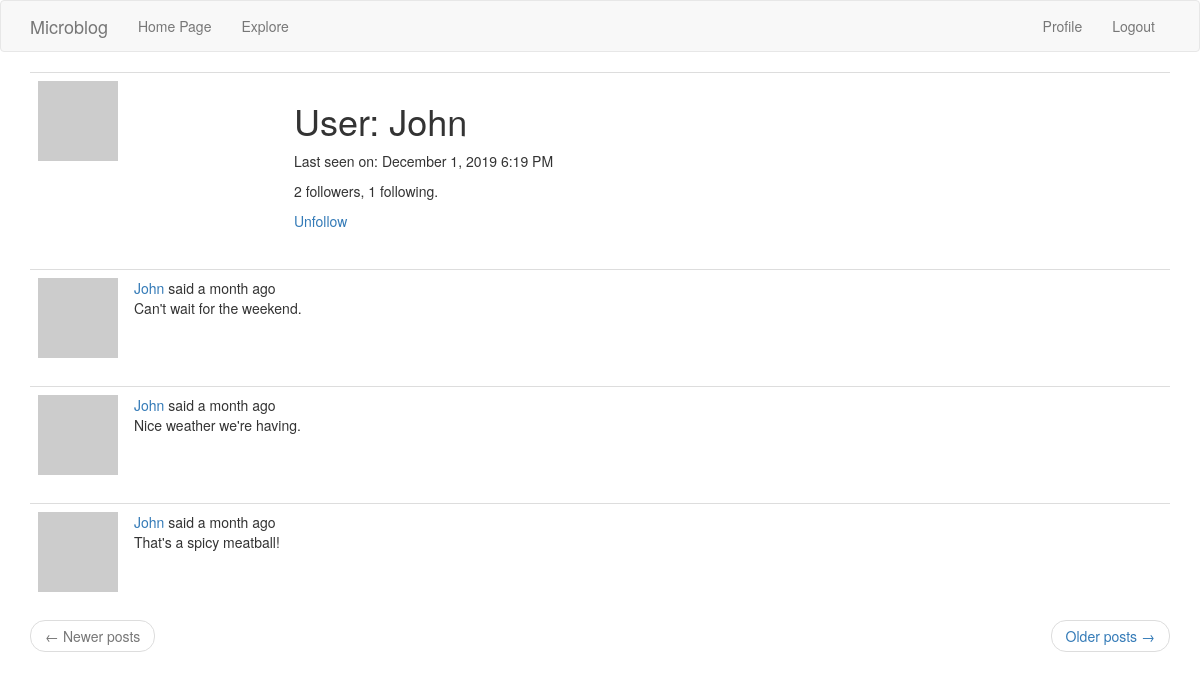
Page /user/John (signed in) on the committed database.
### app/models.py (models this page shows, shortened)
class User(UserMixin, db.Model):
    id = db.Column(db.Integer, primary_key=True)
    username = db.Column(db.String(64), index=True, unique=True)
    email = db.Column(db.String(120), index=True, unique=True)
    password_hash = db.Column(db.String(128))
    posts = db.relationship('Post', backref='author', lazy='dynamic')
    about_me = db.Column(db.String(140))
    last_seen = db.Column(db.DateTime, default=datetime.utcnow)
    def avatar(self, size):
        digest = md5(self.email.lower().encode('utf-8')).hexdigest()
        print('https://www.gravatar.com/avatar/{}?d=identicon&s={}'.format(digest, size))
        return 'https://www.gravatar.com/avatar/{}?d=identicon&s={}'.format(digest, size)
    followed = db.relationship(
        "User", secondary=followers,
        primaryjoin=(followers.c.follower_id== id),
        secondaryjoin=(followers.c.followed_id == id),
        backref=db.backref("followers", lazy="dynamic"), lazy="dynamic")
    def is_following(self, user):
        return self.followed.filter(
            followers.c.followed_id == user.id).count() > 0

class Post(db.Model):
    id = db.Column(db.Integer, primary_key=True)
    body = db.Column(db.String(140))
    timestamp = db.Column(db.DateTime, index=True, default=datetime.utcnow)
    user_id = db.Column(db.Integer, db.ForeignKey('user.id'))

### app/routes.py (the view)
@myApp.route('/user/<username>')
@login_required
def user(username):
    user = User.query.filter_by(username=username).first_or_404()
    page = request.args.get("page", 1, type=int)
    posts = user.posts.order_by(Post.timestamp.desc()).paginate(
        page, myApp.config["POSTS_PER_PAGE"], False)
    next_url = url_for("user", username=user.username, page=posts.next_num) \
        if posts.has_next else None
    prev_url = url_for("user", username=user.username, page=posts.prev_num) \
        if posts.has_prev else None
    return render_template('user.html', user=user, posts=posts.items, next_url=next_url, prev_url=prev_url)

### app/models.py (called while the page is built)
@login.user_loader
def load_user(id):
    return User.query.get(int(id))

### app/routes.py (called while the page is built)
@myApp.before_request
def before_request():
    if current_user.is_authenticated:
        current_user.last_seen = datetime.utcnow()
        db.session.commit()

### app/templates/user.html (shortened to what this page needs)
{% extends "base.html" %}
{% block app_content %}
    <table class="table table-hover">
        <tr>
            <td width="256px"><img src="{{ user.avatar(256) }}"></td>
            <td>
                <h1>User: {{ user.username }}</h1>
                {% if user.last_seen %}
                <p>Last seen on: {{ moment(user.last_seen).format("LLL") }}</p>
                {% endif %}
                <p>{{ user.followers.count() }} followers, {{ user.followed.count() }} following.</p>
                {% if user == current_user %}
                <p><a href="{{ url_for('edit_profile') }}">Edit your profile</a></p>
                {% elif not current_user.is_following(user) %}
                <p><a href="{{ url_for('follow', username=user.username) }}">Follow</a></p>
                {% else %}
                <p><a href="{{ url_for('unfollow', username=user.username) }}">Unfollow</a></p>
                {% endif %}
            </td>
        </tr>
    </table>
    {% for post in posts %}
        {% include '_post.html' %}
    {% endfor %}
    <nav aria-label="...">
        <ul class="pager">
            <li class="previous{% if not prev_url %} disabled{% endif %}">
                <a href="{{ prev_url or '#' }}">
                    <span aria-hidden="true">&larr;</span> Newer posts
                </a>
            </li>
            <li class="next{% if not next_url %} disabled{% endif %}">
                <a href="{{ next_url or '#' }}">
                    Older posts <span aria-hidden="true">&rarr;</span>
                </a>
            </li>
        </ul>
    </nav>
{% endblock %}

### app/templates/_post.html (shortened to what this page needs)
    <table class="table table-hover">
        <tr>
            <td width="70px">
                <a href="{{ url_for('user', username=post.author.username) }}">
                    <img src="{{ post.author.avatar(70) }}" />
                </a>
            </td>
            <td>
                {{ _("%(username)s said %(when)s",
            username=user_link, when=moment(post.timestamp).fromNow()) }}
                <br>
                {{ post.body }}
            </td>
        </tr>
    </table>

### rows in the picture
User: username "John", last_seen "December 1, 2019 6:19 PM"
Post: body "Can't wait for the weekend."
Post: body "Nice weather we're having."
Post: body "That's a spicy meatball!"

### other values in the picture
{{ user.followers.count() }} "2"
{{ user.followed.count() }} "1"
